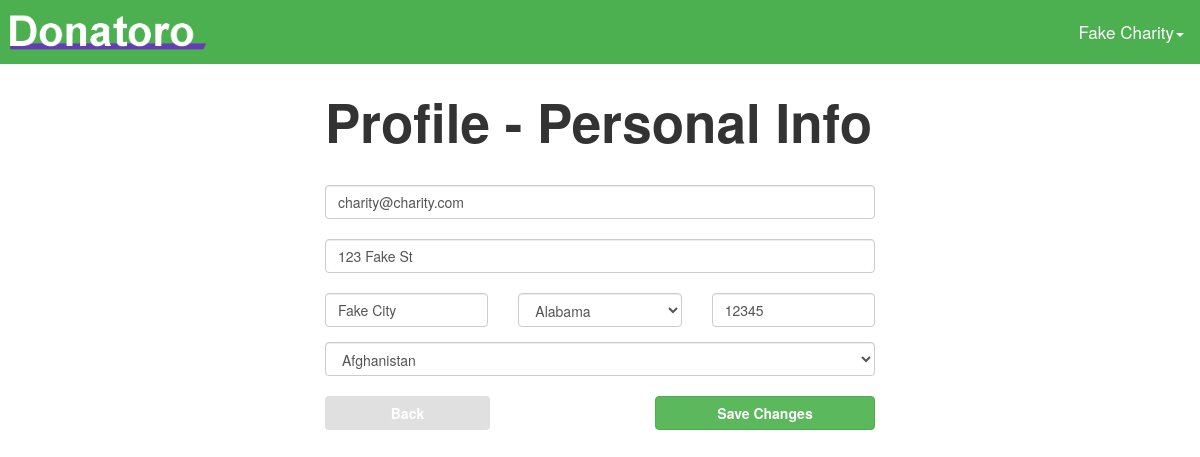
The page /personal (signed in) on the database as committed earlier.
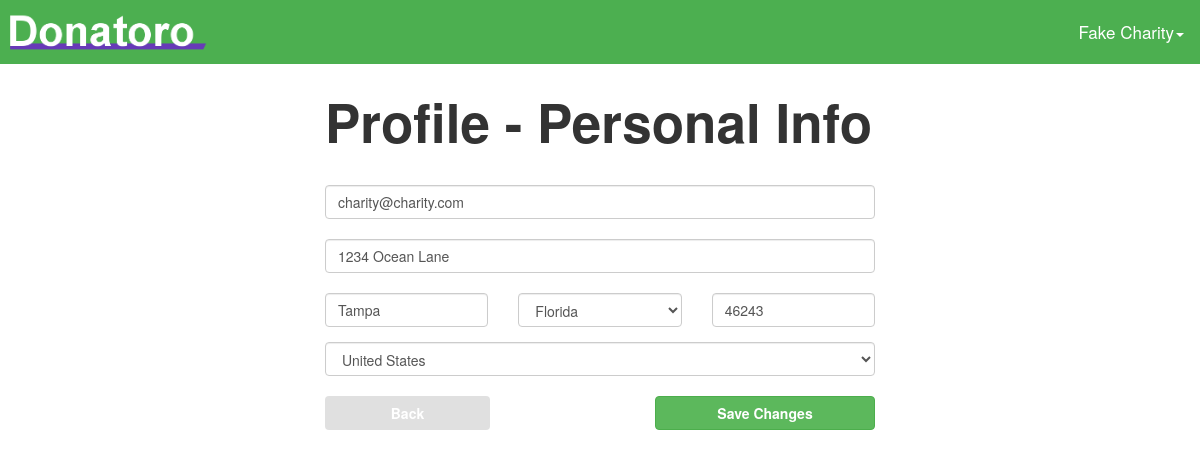
The same page on the database as committed later.
### tables this page shows
CREATE TABLE "charity_info" ("name" TEXT NOT NULL , "501c" TEXT NOT NULL , "description" TEXT NOT NULL , "streetAddress" TEXT NOT NULL , "city" TEXT NOT NULL , "state" TEXT NOT NULL , "zip" INTEGER NOT NULL , "country" TEXT NOT NULL , "userID" INTEGER NOT NULL  UNIQUE , "charID" INTEGER PRIMARY KEY  NOT NULL  UNIQUE );

### donatoro.py (the view)
@app.route('/personal')
def edit_personal():
    user = getUserById(session['userId'])
    if user["isDonor"] == 1:
        return render_template_logged_in('DonorProfile/donorPersonal.jinja', states=states)
    else:
        return render_template_logged_in('CharityProfile/charityPersonal.jinja', states=states, countries=countries)

### dataBaseLogic.py (called while the page is built)
def get_db():
    return sqlite3.connect(app.config['DATABASE'])

def query_db(query, args=(), one=False):
    cur = get_db().execute(query, args)
    return cur
    cur.close()
    return test

def getUserById(userId):
    user = query_db('select * from user where id=?', (userId,)).fetchone()
    return dict(id=user[0], password=user[2], email=user[1], isDonor=user[3])

def getInfoByUserId(userId):
    user = getUserById(userId)
    if user["isDonor"]:
        donor = query_db('select * from donor_info where userID=?', (userId,)).fetchone()
        return dict(firstName=donor[0], lastName=donor[1], streetAdd1=donor[2], streetAdd2=donor[3],
                    city=donor[4], state=donor[5], zip=donor[6], userId=donor[7])
    else:
        charity = query_db('select * from charity_info where userID=?', (userId,)).fetchone()
        return dict(name=charity[0], identificationNum=charity[1], description=charity[2], streetAdd=charity[3],
                    city=charity[4], state=charity[5], zip=charity[6], country=charity[7], userId=charity[8],
                    charId=charity[9])

### templates/CharityProfile/charityPersonal.jinja
{% extends "base.jinja" %}
{% block head %}
    <link rel="stylesheet" type="text/css" href="{{ url_for('static', filename='stylesheets/profile.css') }}" />
{% endblock %}
{% block body %}
<div class="formContainer">
    <div class="form-group">
        <br>
        <label class="profileTitle">Profile - Personal Info</label>
        <form action="../savePersonal" method="post">
        <br>
        <input type="email" class="form-control" name="emailInput" placeholder="Email" value="{{user["email"]}}"/>
        <br>
        <input type="text" class="form-control" name="streetAddress1" placeholder="Street Address Line 1" value="{{userInfo["streetAdd"]}}"/>
        <br>
        <div class='row'>
            <div class='col-sm-4'>
                <div class='form-group'>
                    <input class="form-control" name="city" size="30" type="text" placeholder="City" value="{{userInfo["city"]}}"/>
                </div>
            </div>
            <div class='col-sm-4'>
                <div class='form-group'>
                    <select class="form-control" name="state">
                       {% for n in states %}
                            {% if n == userInfo["state"] %}
                                <option selected>{{n}}</option>
                            {% else %}
                                <option>{{n}}</option>
                            {% endif %}
                        {% endfor %}
                    </select>
                </div>
            </div>
            <div class='col-sm-4'>
                <div class='form-group'>
                    <input class="form-control" name="zip" size="30" type="number" placeholder="Zip Codes" value="{{userInfo["zip"]}}"/>
                </div>
            </div>
        </div>
        <select class="form-control" name="country">
           {% for n in countries %}
                {% if n == userInfo["country"] %}
                    <option selected>{{n}}</option>
                {% else %}
                    <option>{{n}}</option>
                {% endif %}
            {% endfor %}
        </select>
        <br>
        <button class="btn btn-grey leftBox formButtons" formaction="../profile"><b>Back</b></button>
        <button class="btn btn-success rightBox saveButtons"><b>Save Changes</b></button>
        </form>
        <br>
        <br>
        <br>
    </div>
</div>
{% endblock %}

### templates/base.jinja (shortened to what this page needs)
<!DOCTYPE html>
<html lang="en">
<head>
    <link rel="stylesheet" type="text/css" href="{{ url_for('static', filename='stylesheets/font-awesome.min.css') }}" />
    <link rel="stylesheet" type="text/css" href="{{ url_for('static', filename='stylesheets/base.css') }}" />
    <link rel="stylesheet" href="https://maxcdn.bootstrapcdn.com/bootstrap/3.3.7/css/bootstrap.min.css">
    {% block head %}
    {% endblock %}
</head>
<body>
    <div class="topnav">
        {% if user and user["isDonor"] %}
        <a href="/newsFeed"><img src="/static/images/Donatoro-logo.png" class="logo"/></a>
        {% elif user and not user["isDonor"] %}
        <a href="/charity/admin"><img src="/static/images/Donatoro-logo.png" class="logo"/></a>
        {% else %}
        <a href="/"><img src="/static/images/Donatoro-logo.png" class="logo"/></a>
        {% endif %}
        {% if user %}
        <div class="dropdown username">
            {% if user["isDonor"] %}
                <button class="dropdown-toggle username" type="button" data-toggle="dropdown">{{ userInfo["firstName"] }} {{ userInfo["lastName"] }}<span class="caret"></span></button>
            {% else %}
                <button class="dropdown-toggle username" type="button" data-toggle="dropdown">{{ userInfo["name"] }}<span class="caret"></span></button>
            {% endif %}
        </div>
        {% endif %}
    </div>
{% block body %}
{% endblock %}
</body>
</html>

Rows that differ between the two databases and show on the page:
changed charity_info "Fake Charity": streetAddress1 "123 Fake St" → "1234 Ocean Lane"; city "Fake City" → "Tampa"; state "Alabama" → "Florida"; zip "12345" → "46243"; country "Afghanistan" → "United States"
